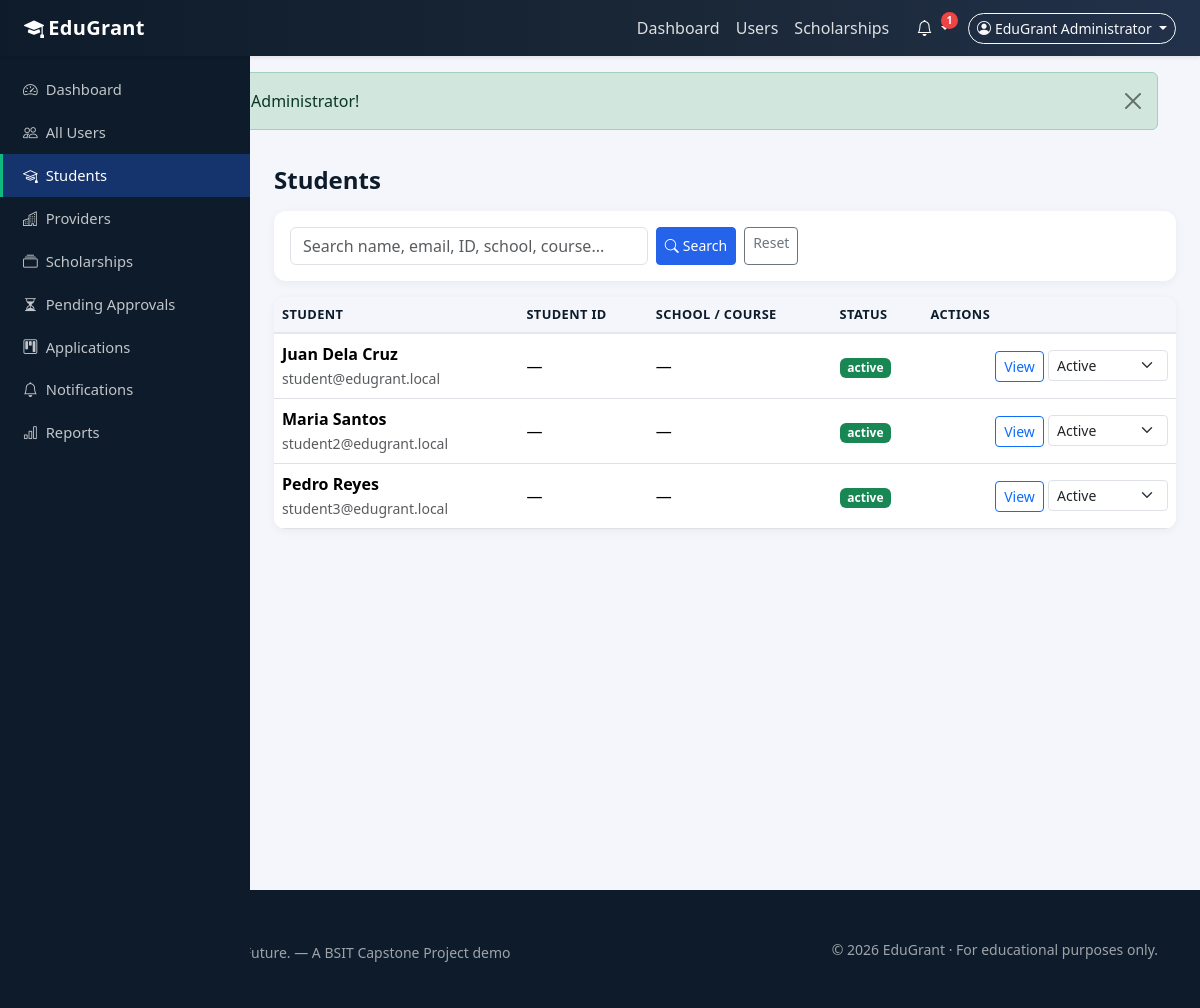
The app's page /admin/students.php (signed in) with its own data.
### tables this page shows
CREATE TABLE `users` (
  `id` INT UNSIGNED NOT NULL AUTO_INCREMENT,
  `name` VARCHAR(150) NOT NULL,
  `email` VARCHAR(190) NOT NULL,
  `password` VARCHAR(255) NOT NULL,
  `role` ENUM('student','provider','admin') NOT NULL DEFAULT 'student',
  `status` ENUM('active','inactive','suspended') NOT NULL DEFAULT 'active',
  `created_at` DATETIME NOT NULL DEFAULT CURRENT_TIMESTAMP,
  `updated_at` DATETIME NOT NULL DEFAULT CURRENT_TIMESTAMP ON UPDATE CURRENT_TIMESTAMP,
  PRIMARY KEY (`id`),
  UNIQUE KEY `uq_users_email` (`email`)
);

### includes/functions.php (called while the page is built, shortened)
<?php
function url(string $path = ''): string
{
    return BASE_URL . '/' . ltrim($path, '/');
}
function e(?string $value): string
{
    return htmlspecialchars((string)$value, ENT_QUOTES, 'UTF-8');
}
function clean(string $value): string
{
    return trim(strip_tags($value));
}

### admin/students.php (the view, shortened to what this page needs)
<?php
require_once __DIR__ . '/../includes/functions.php';
$pdo  = db();
$search = clean($_GET['q'] ?? '');
$where = ['u.role = "student"'];
$params = [];
$stmt = $pdo->prepare(
    'SELECT u.id AS user_id, u.name, u.email, u.status, u.created_at, sp.*
     FROM users u
     LEFT JOIN student_profiles sp ON sp.user_id = u.id
     WHERE ' . implode(' AND ', $where) . ' ORDER BY u.created_at DESC'
);
$stmt->execute($params);
$students = $stmt->fetchAll();
include BASE_PATH . '/includes/header.php';
?>
<div class="container-fluid p-0">
    <div class="d-flex">
        <?php include BASE_PATH . '/includes/sidebar.php'; ?>
        <div class="flex-grow-1 dashboard-content">
            <div class="px-3 px-lg-4">
                <h4 class="fw-bold text-navy mb-3">Students</h4>
                <div class="card card-body py-3 mb-3">
                    <form method="get" class="row g-2">
                        <div class="col-md-6 col-lg-5">
                            <input type="text" class="form-control" name="q" placeholder="Search name, email, ID, school, course..." value="<?php echo e($search); ?>">
                        </div>
                        <div class="col-md-auto d-flex gap-2">
                            <button type="submit" class="btn btn-primary-soft btn-sm"><i class="bi bi-search me-1"></i>Search</button>
                            <a class="btn btn-outline-secondary btn-sm" href="<?php echo url('admin/students.php'); ?>">Reset</a>
                        </div>
                    </form>
                </div>
                <div class="card">
                    <div class="table-responsive">
                        <table class="table align-middle mb-0">
                            <thead>
                                <tr>
                                    <th>Student</th>
                                    <th>Student ID</th>
                                    <th>School / Course</th>
                                    <th>Status</th>
                                    <th>Actions</th>
                                </tr>
                            </thead>
                            <tbody>
                                <?php if (empty($students)): ?>
                                    <tr><td colspan="5" class="text-center text-muted py-4">No students found.</td></tr>
                                <?php else: ?>
                                    <?php foreach ($students as $s): ?>
                                        <tr>
                                            <td>
                                                <div class="fw-semibold"><?php echo e($s['name']); ?></div>
                                                <small class="text-muted"><?php echo e($s['email']); ?></small>
                                            </td>
                                            <td><?php echo e($s['student_id'] ?? '—'); ?></td>
                                            <td>
                                                <?php echo e($s['course'] ?: '—'); ?>
                                            </td>
                                            <td><span class="badge <?php echo $s['status'] === 'active' ? 'bg-success' : ($s['status'] === 'suspended' ? 'bg-danger' : 'bg-secondary'); ?>"><?php echo e($s['status']); ?></span></td>
                                            <td class="text-end">
                                                <a class="btn btn-sm btn-outline-primary" href="<?php echo url('admin/students.php?view=' . $s['user_id'] . ($search !== '' ? '&q=' . urlencode($search) : '')); ?>">View</a>
                                                <form method="post" class="d-inline">
                                                    <select name="status" class="form-select form-select-sm d-inline-block w-auto" onchange="this.form.submit()">
                                                        <option value="active" <?php echo $s['status'] === 'active' ? 'selected' : ''; ?>>Active</option>
                                                    </select>
                                                </form>
                                            </td>
                                        </tr>
                                    <?php endforeach; ?>
                                <?php endif; ?>
                            </tbody>
                        </table>
                    </div>
                </div>
            </div>
        </div>
    </div>
</div>
<?php include BASE_PATH . '/includes/footer.php'; ?>

### assets/css/style.css (style rules this page uses)
:root { --edu-navy: #0d1b2a; --edu-navy-2: #1b2838; --edu-blue: #2563eb; --edu-blue-dark: #1e4fc2; --edu-bg: #f4f6fb; --edu-card-bg: #ffffff; --edu-green: #10b981; --edu-green-dark: #0d9d6e; --edu-border: #e4e7ef; --edu-text: #1f2937; --edu-muted: #6b7280; --edu-sidebar-width: 250px; --edu-radius: 12px; }
body { font-family: "Segoe UI", system-ui, -apple-system, "Helvetica Neue", Arial, sans-serif; background-color: var(--edu-bg); color: var(--edu-text); min-height: 100vh; }
.btn-primary-soft { background-color: var(--edu-blue); border-color: var(--edu-blue); color: #fff; }
.dashboard-layout { background: var(--edu-bg); }
.dashboard-content { margin-left: var(--edu-sidebar-width); padding-top: 1.25rem; padding-bottom: 2rem; min-height: calc(100vh - 56px); }
.card { border: none; border-radius: var(--edu-radius); box-shadow: 0 2px 10px rgba(13, 27, 42, .05); }
.table thead th { background: var(--edu-bg); border-bottom: 2px solid var(--edu-border); color: var(--edu-navy); font-size: .8rem; text-transform: uppercase; letter-spacing: .4px; white-space: nowrap; }
.table td { vertical-align: middle; }
.table-responsive { border-radius: var(--edu-radius); }
.text-navy { color: var(--edu-navy) !important; }

### records on screen
users: name "Juan Dela Cruz", email "student@edugrant.local", student_id "—", course "—", status "active", status "Active"
users: name "Maria Santos", email "student2@edugrant.local", student_id "—", course "—", status "active", status "Active"
users: name "Pedro Reyes", email "student3@edugrant.local", student_id "—", course "—", status "active", status "Active"

### other values on screen
APP_NAME "EduGrant"
$notifCount "1"
$currentUser['name'] "EduGrant Administrator"
$label "Dashboard All Users Students Providers Scholarships Pending Approvals Applications Notifications Reports"
